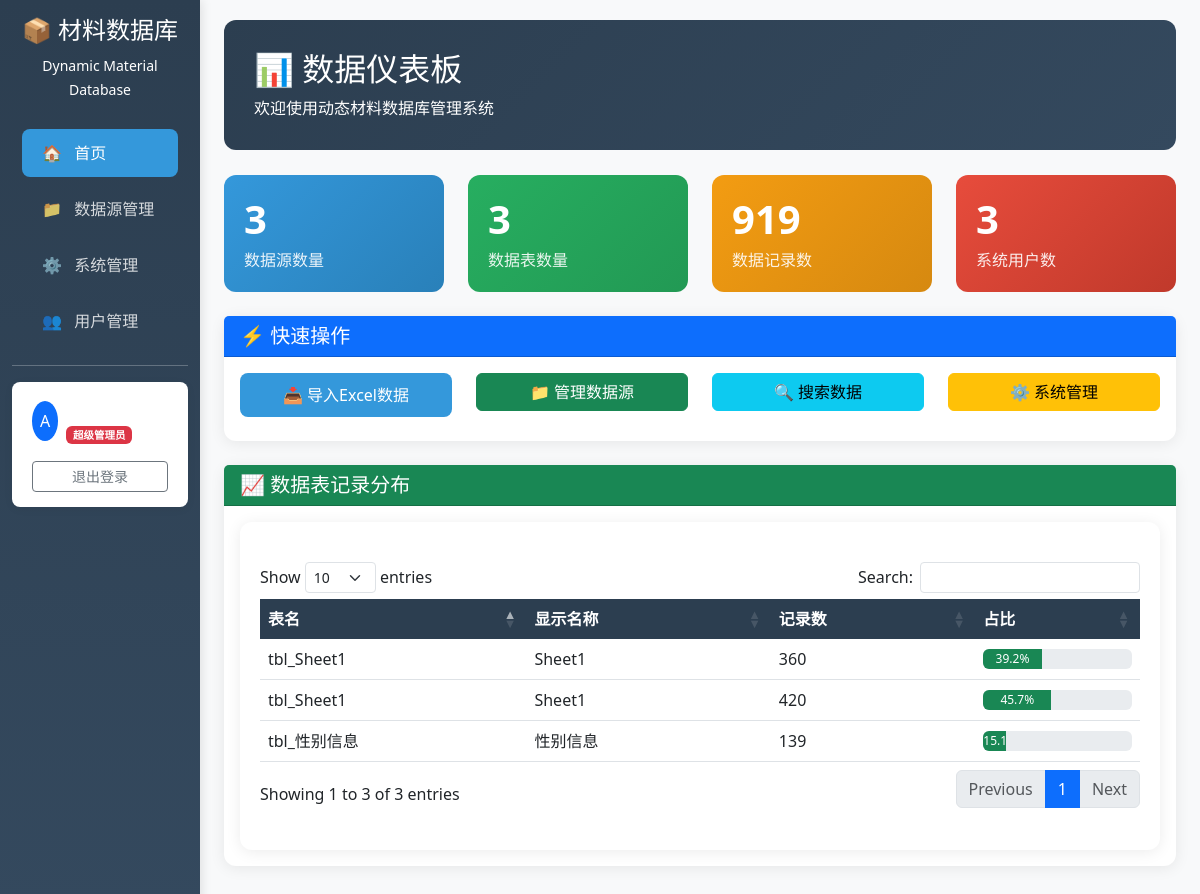
The page / (signed in) on the database its author committed.
### database/schema.py (models this page shows)
class User(Base):
    __tablename__ = 'users'
    id = Column(Integer, primary_key=True, autoincrement=True)
    username = Column(String(50), unique=True, nullable=False)
    password_hash = Column(String(255), nullable=False)
    email = Column(String(100))
    user_type = Column(String(20), default='normal')  # super_admin, admin, normal
    is_active = Column(Boolean, default=True)
    created_at = Column(DateTime, default=datetime.now)
    updated_at = Column(DateTime, default=datetime.now, onupdate=datetime.now)
    permissions = relationship("UserTablePermission", back_populates="user")
    data_sources = relationship("DataSource", back_populates="created_by")

class DynamicTable(Base):
    __tablename__ = 'dynamic_tables'
    id = Column(Integer, primary_key=True, autoincrement=True)
    data_source_id = Column(Integer, ForeignKey('data_sources.id'), nullable=False)
    table_name = Column(String(100), nullable=False)     # 表名（英文）
    display_name = Column(String(100), nullable=False)   # 显示名称（中文）
    sheet_index = Column(Integer, default=0)             # Excel子文件索引
    description = Column(Text)
    created_at = Column(DateTime, default=datetime.now)
    updated_at = Column(DateTime, default=datetime.now, onupdate=datetime.now)
    data_source = relationship("DataSource", back_populates="dynamic_tables")
    columns = relationship("TableColumn", back_populates="table", cascade="all, delete-orphan")
    data_records = relationship("TableDataRecord", back_populates="table", cascade="all, delete-orphan")

### app.py (the view)
@app.route('/')
def index():
    user = get_current_user()
    if not user:
        return redirect(url_for('login'))
    stats = query_engine.get_statistics()
    return render_template('index.html', user=user, stats=stats)

### app.py (called while the page is built)
def get_current_user():
    user_id = session.get('user_id')
    if user_id:
        return db.session.query(User).get(user_id)
    return None

### templates/index.html (shortened to what this page needs)
{% extends "base.html" %}
{% block content %}
<div class="page-header">
    <h2>📊 数据仪表板</h2>
    <p class="mb-0">欢迎使用动态材料数据库管理系统</p>
</div>
<div class="row mb-4">
    <div class="col-md-3">
        <div class="stat-card primary">
            <h3>{{ stats.data_sources }}</h3>
            <p>数据源数量</p>
        </div>
    </div>
    <div class="col-md-3">
        <div class="stat-card success">
            <h3>{{ stats.tables }}</h3>
            <p>数据表数量</p>
        </div>
    </div>
    <div class="col-md-3">
        <div class="stat-card warning">
            <h3>{{ stats.records }}</h3>
            <p>数据记录数</p>
        </div>
    </div>
    <div class="col-md-3">
        <div class="stat-card danger">
            <h3>{{ stats.users }}</h3>
            <p>系统用户数</p>
        </div>
    </div>
</div>
<div class="row mb-4">
    <div class="col-md-12">
        <div class="card">
            <div class="card-header bg-primary text-white">
                <h5 class="mb-0">⚡ 快速操作</h5>
            </div>
            <div class="card-body">
                <div class="row">
                    <div class="col-md-3">
                        <button class="btn btn-primary w-100 mb-2" data-bs-toggle="modal" data-bs-target="#importModal">
                            📥 导入Excel数据
                        </button>
                    </div>
                    <div class="col-md-3">
                        <a href="/data-sources" class="btn btn-success w-100 mb-2">
                            📁 管理数据源
                        </a>
                    </div>
                    <div class="col-md-3">
                        <button class="btn btn-info w-100 mb-2" onclick="showSearchModal()">
                            🔍 搜索数据
                        </button>
                    </div>
                    <div class="col-md-3">
                        <a href="/admin" class="btn btn-warning w-100 mb-2">
                            ⚙️ 系统管理
                        </a>
                    </div>
                </div>
            </div>
        </div>
    </div>
</div>
{% if stats.table_distribution %}
<div class="row mb-4">
    <div class="col-md-12">
        <div class="card">
            <div class="card-header bg-success text-white">
                <h5 class="mb-0">📈 数据表记录分布</h5>
            </div>
            <div class="card-body">
                <div class="table-container">
                    <table class="table table-hover" id="distributionTable">
                        <thead>
                            <tr>
                                <th>表名</th>
                                <th>显示名称</th>
                                <th>记录数</th>
                                <th>占比</th>
                            </tr>
                        </thead>
                        <tbody>
                            {% for table in stats.table_distribution %}
                            <tr>
                                <td>{{ table.table_name }}</td>
                                <td>{{ table.display_name }}</td>
                                <td>{{ table.count }}</td>
                                <td>
                                    <div class="progress" style="height: 20px;">
                                        <div class="progress-bar bg-success" role="progressbar"
                                             style="width: {{ (table.count / stats.records * 100)|round(1) }}%">
                                            {{ (table.count / stats.records * 100)|round(1) }}%
                                        </div>
                                    </div>
                                </td>
                            </tr>
                            {% endfor %}
                        </tbody>
                    </table>
                </div>
            </div>
        </div>
    </div>
</div>
{% endif %}
{% endblock %}

### templates/base.html (shortened to what this page needs)
<!DOCTYPE html>
<html lang="zh-CN">
<head>
    <link href="https://cdn.jsdelivr.net/npm/bootstrap@5.3.0/dist/css/bootstrap.min.css" rel="stylesheet">
    <link href="https://cdn.datatables.net/1.13.6/css/dataTables.bootstrap5.min.css" rel="stylesheet">
</head>
<body>
    <div class="container-fluid">
        <div class="row">
            <nav class="col-md-3 col-lg-2 d-md-block sidebar collapse show" id="sidebarMenu">
                <div class="position-sticky pt-3">
                    <div class="text-center mb-4">
                        <h4>📦 材料数据库</h4>
                        <small>Dynamic Material Database</small>
                    </div>
                    <ul class="nav flex-column">
                        <li class="nav-item">
                            <a class="nav-link active" href="/">
                                <span class="me-2">🏠</span> 首页
                            </a>
                        </li>
                        <li class="nav-item">
                            <a class="nav-link" href="/data-sources">
                                <span class="me-2">📁</span> 数据源管理
                            </a>
                        </li>
                        <li class="nav-item">
                            <a class="nav-link" href="/admin">
                                <span class="me-2">⚙️</span> 系统管理
                            </a>
                        </li>
                        {% if user and user.user_type == 'super_admin' %}
                        <li class="nav-item">
                            <a class="nav-link" href="/admin/users">
                                <span class="me-2">👥</span> 用户管理
                            </a>
                        </li>
                        {% endif %}
                    </ul>
                    <hr>
                    {% if user %}
                    <div class="user-info">
                        <div class="d-flex align-items-center">
                            <div class="bg-primary rounded-circle p-2 me-2">
                                <span class="text-white">{{ user.username[0].upper() }}</span>
                            </div>
                            <div>
                                <strong>{{ user.username }}</strong>
                                <br>
                                <small class="text-muted">
                                    {% if user.user_type == 'super_admin' %}
                                    <span class="badge bg-danger">超级管理员</span>
                                    {% elif user.user_type == 'admin' %}
                                    <span class="badge bg-warning">管理员</span>
                                    {% else %}
                                    <span class="badge bg-info">普通用户</span>
                                    {% endif %}
                                </small>
                            </div>
                        </div>
                        <div class="mt-3">
                            <a href="/logout" class="btn btn-outline-secondary btn-sm w-100">退出登录</a>
                        </div>
                    </div>
                    {% endif %}
                </div>
            </nav>
            <main class="col-md-9 ms-sm-auto col-lg-10 px-md-4 main-content">
                {% block content %}{% endblock %}
            </main>
        </div>
    </div>
</body>
</html>

### templates/base.html (style rules this page uses)
:root { --primary-color: #2c3e50; --secondary-color: #34495e; --accent-color: #3498db; --success-color: #27ae60; --warning-color: #f39c12; --danger-color: #e74c3c; --light-bg: #f8f9fa; }
body { font-family: 'Segoe UI', Tahoma, Geneva, Verdana, sans-serif; background-color: var(--light-bg); }
.sidebar { min-height: 100vh; background: linear-gradient(180deg, var(--primary-color) 0%, var(--secondary-color) 100%); color: white; box-shadow: 2px 0 10px rgba(0,0,0,0.1); }
.sidebar .nav-link { color: rgba(255,255,255,0.8); padding: 12px 20px; margin: 4px 10px; border-radius: 8px; transition: all 0.3s ease; }
.sidebar .nav-link.active { background: var(--accent-color); color: white; }
.main-content { padding: 20px; }
.card { border: none; border-radius: 12px; box-shadow: 0 2px 15px rgba(0,0,0,0.08); transition: transform 0.3s ease, box-shadow 0.3s ease; }
.stat-card { padding: 20px; border-radius: 12px; color: white; }
.stat-card.primary { background: linear-gradient(135deg, #3498db, #2980b9); }
.stat-card.success { background: linear-gradient(135deg, #27ae60, #229954); }
.stat-card.warning { background: linear-gradient(135deg, #f39c12, #d68910); }
.stat-card.danger { background: linear-gradient(135deg, #e74c3c, #c0392b); }
.stat-card h3 { font-size: 2.5rem; font-weight: 700; margin-bottom: 5px; }
.stat-card p { margin: 0; opacity: 0.9; }
.table-container { background: white; border-radius: 12px; padding: 20px; box-shadow: 0 2px 15px rgba(0,0,0,0.08); }
.btn-primary { background: var(--accent-color); border: none; padding: 10px 25px; border-radius: 8px; }
.page-header { background: linear-gradient(135deg, var(--primary-color) 0%, var(--secondary-color) 100%); color: white; padding: 30px; border-radius: 12px; margin-bottom: 25px; }
.user-info { background: white; padding: 15px 20px; border-radius: 8px; margin-bottom: 20px; box-shadow: 0 2px 10px rgba(0,0,0,0.05); }
.table th { background: var(--primary-color); color: white; font-weight: 600; border: none; }
.table td { vertical-align: middle; }

### rows shown on the page
User: username "A"
DynamicTable: table_name "tbl_性别信息", display_name "性别信息", count "139", count "15.1"

### other values the page prints
{{ stats.data_sources }} "3"
{{ stats.tables }} "3"
{{ stats.records }} "919"
{{ stats.users }} "3"
{{ table.table_name }} "tbl_Sheet1" "tbl_Sheet1"
{{ table.display_name }} "Sheet1" "Sheet1"
{{ table.count }} "360" "420"
{{ (table.count / stats.records * 100)|round(1) }} "39.2" "45.7"
